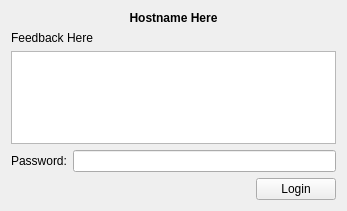
<?xml version="1.0" encoding="UTF-8"?>
<ui version="4.0">
 <class>Widget</class>
 <widget class="QWidget" name="Widget">
  <property name="geometry">
   <rect>
    <x>0</x>
    <y>0</y>
    <width>347</width>
    <height>211</height>
   </rect>
  </property>
  <property name="windowTitle">
   <string>Widget</string>
  </property>
  <layout class="QVBoxLayout" name="verticalLayout">
   <item>
    <widget class="QLabel" name="hostnameLabel">
     <property name="font">
      <font>
       <weight>75</weight>
       <bold>true</bold>
      </font>
     </property>
     <property name="text">
      <string>Hostname Here</string>
     </property>
     <property name="alignment">
      <set>Qt::AlignCenter</set>
     </property>
    </widget>
   </item>
   <item>
    <widget class="QLabel" name="feedbackLabel">
     <property name="text">
      <string>Feedback Here</string>
     </property>
    </widget>
   </item>
   <item>
    <widget class="QListWidget" name="userList"/>
   </item>
   <item>
    <layout class="QHBoxLayout" name="horizontalLayout">
     <item>
      <widget class="QLabel" name="label_2">
       <property name="text">
        <string>Password:</string>
       </property>
      </widget>
     </item>
     <item>
      <widget class="QLineEdit" name="password">
       <property name="echoMode">
        <enum>QLineEdit::Password</enum>
       </property>
      </widget>
     </item>
    </layout>
   </item>
   <item>
    <layout class="QHBoxLayout" name="horizontalLayout_2">
     <item>
      <spacer name="horizontalSpacer">
       <property name="orientation">
        <enum>Qt::Horizontal</enum>
       </property>
       <property name="sizeHint" stdset="0">
        <size>
         <width>40</width>
         <height>20</height>
        </size>
       </property>
      </spacer>
     </item>
     <item>
      <widget class="QPushButton" name="loginButton">
       <property name="text">
        <string>Login</string>
       </property>
      </widget>
     </item>
    </layout>
   </item>
  </layout>
 </widget>
 <layoutdefault spacing="6" margin="11"/>
 <resources/>
 <connections/>
</ui>
